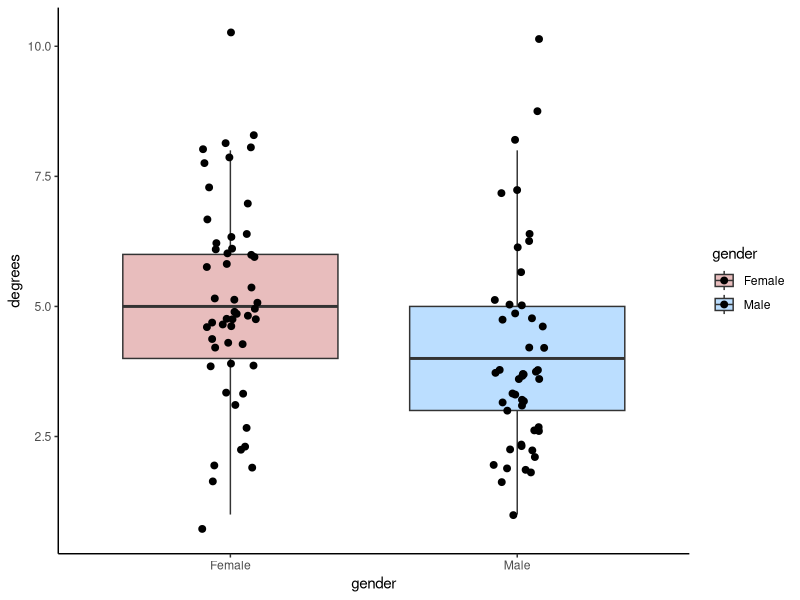
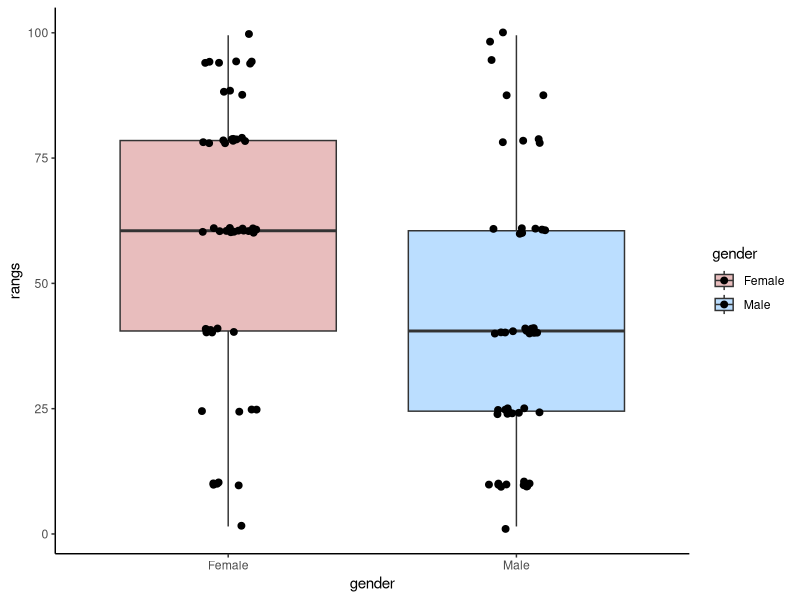
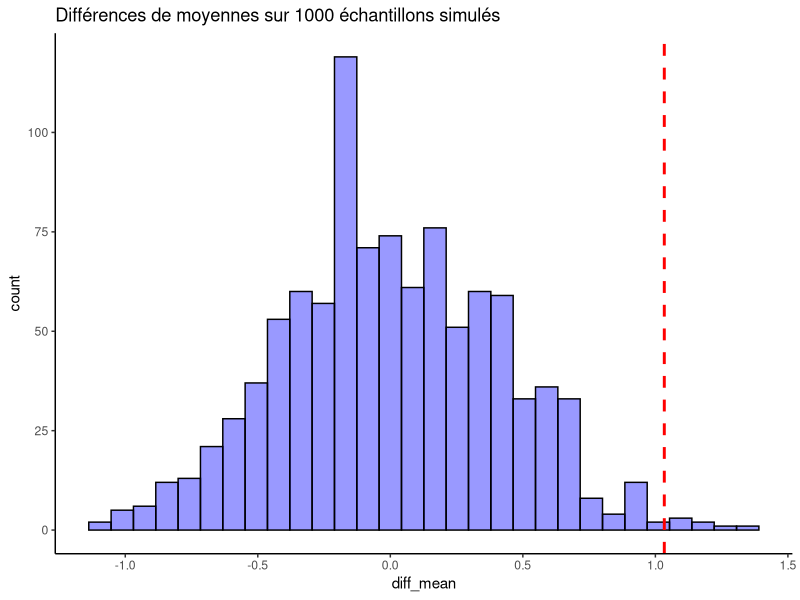

The R source for these figures, in order:
rm(list = ls())

# ---------- Installation des packages ----------
#install.packages(c("readr", "dplyr"))
library(dplyr)
library(readr)
library(tidyverse)

# ---------- Importation des données ----------

data <- read_csv(file = "persons.csv", 
         col_types = cols(
           'gender' = col_character(),
           'degrees' = col_integer()
           ) 
        )

# ---------- Visualisation des données ----------
head(data)
summary(data)

# Boxplot des données 
ggplot(data, aes(x = gender, y = degrees, fill = gender)) +
  geom_boxplot(alpha = .3, outlier.shape = NA) +
  geom_jitter(width = .1, size = 2) +
  theme_classic() +
  scale_fill_manual(values = c("firebrick", "dodgerblue"))

# Visualisation des données par classe
W <- data$degrees[which (data$gender == "Female")]
M <- data$degrees[which (data$gender == "Male")]

mean(W)
mean(M)

# ---------- Visualisation des rangs des données ----------
data = data %>%
mutate(rangs = rank(data$degrees))
data

# Boxplot des rangs des données
ggplot(data, aes(x = gender, y = rangs, fill = gender)) +
  geom_boxplot(alpha = .3, outlier.shape = NA) +
  geom_jitter(width = .1, size = 2) +
  theme_classic() +
  scale_fill_manual(values = c("firebrick", "dodgerblue"))

# Résumé des valeurs des statistiques 
data_summary = data %>% group_by(gender)%>% summarise(n = n(),
                                                      rank_mean = mean(rangs),
                                                      rank_sum_0 = n * (n + 1)/2,
                                                      rank_sum = sum(rangs),
                                                      M_U = rank_sum - rank_sum_0,
                                                      .groups = "drop")
data_summary

# ---------- Test de Mann-Whitney ----------
montest = wilcox.test(degrees ~ gender, data = data)
montest

# ---------- Test par les modèles nuls complexes ----------
n <- 1000
diff_moy <- numeric(n)

for (i in 1:n){
  Sexe <- sample(data$gender, 100, replace = FALSE)
  moy_f = mean(data$degrees[which (Sexe == "Female")])
  moy_h = mean(data$degrees[which (Sexe == "Male")])
  diff_moy[i] <- moy_f - moy_h
}

# ---------- Histogramme des différences de moyennes ----------
dm <- data.frame(diff_mean = diff_moy)

ggplot(dm, aes(x = diff_mean)) +
  geom_histogram(color = "black", fill = "blue", alpha = .4) +
  geom_vline(color = "red", lwd = 1, lty = 2, xintercept = 1.033654) +
  theme_classic() +
  ggtitle("Différences de moyennes sur 1000 échantillons simulés")

# ---------- Calcul de la p-valeur ----------
p_val <- 100 * (sum(diff_moy > (mean(W) - mean(M))) / n)
p_val


